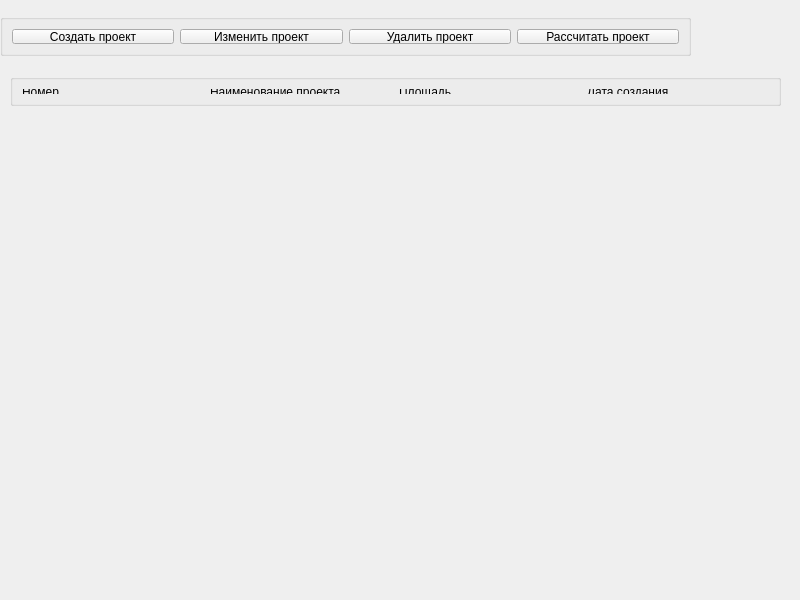
<?xml version="1.0" encoding="UTF-8"?>
<ui version="4.0">
 <class>UserForm</class>
 <widget class="QMainWindow" name="UserForm">
  <property name="geometry">
   <rect>
    <x>0</x>
    <y>0</y>
    <width>800</width>
    <height>600</height>
   </rect>
  </property>
  <property name="windowTitle">
   <string>MainWindow</string>
  </property>
  <property name="iconSize">
   <size>
    <width>34</width>
    <height>34</height>
   </size>
  </property>
  <widget class="QWidget" name="centralwidget">
   <widget class="QGroupBox" name="groupBox">
    <property name="geometry">
     <rect>
      <x>0</x>
      <y>0</y>
      <width>691</width>
      <height>56</height>
     </rect>
    </property>
    <property name="title">
     <string> </string>
    </property>
    <layout class="QHBoxLayout" name="horizontalLayout">
     <item>
      <widget class="QPushButton" name="pushButton">
       <property name="text">
        <string>Создать проект</string>
       </property>
      </widget>
     </item>
     <item>
      <widget class="QPushButton" name="pushButton_2">
       <property name="text">
        <string>Изменить проект</string>
       </property>
      </widget>
     </item>
     <item>
      <widget class="QPushButton" name="pushButton_3">
       <property name="text">
        <string>Удалить проект</string>
       </property>
      </widget>
     </item>
     <item>
      <widget class="QPushButton" name="pushButton_4">
       <property name="text">
        <string>Рассчитать проект</string>
       </property>
      </widget>
     </item>
    </layout>
   </widget>
   <widget class="QGroupBox" name="groupBox_2">
    <property name="geometry">
     <rect>
      <x>10</x>
      <y>60</y>
      <width>771</width>
      <height>46</height>
     </rect>
    </property>
    <property name="title">
     <string> </string>
    </property>
    <layout class="QHBoxLayout" name="horizontalLayout_2">
     <item>
      <widget class="QLabel" name="label">
       <property name="text">
        <string>Номер</string>
       </property>
      </widget>
     </item>
     <item>
      <widget class="QLabel" name="label_2">
       <property name="text">
        <string>Наименование проекта</string>
       </property>
      </widget>
     </item>
     <item>
      <widget class="QLabel" name="label_3">
       <property name="text">
        <string>Площадь</string>
       </property>
      </widget>
     </item>
     <item>
      <widget class="QLabel" name="label_4">
       <property name="text">
        <string>Дата создания</string>
       </property>
      </widget>
     </item>
    </layout>
   </widget>
  </widget>
 </widget>
 <resources/>
 <connections/>
</ui>
